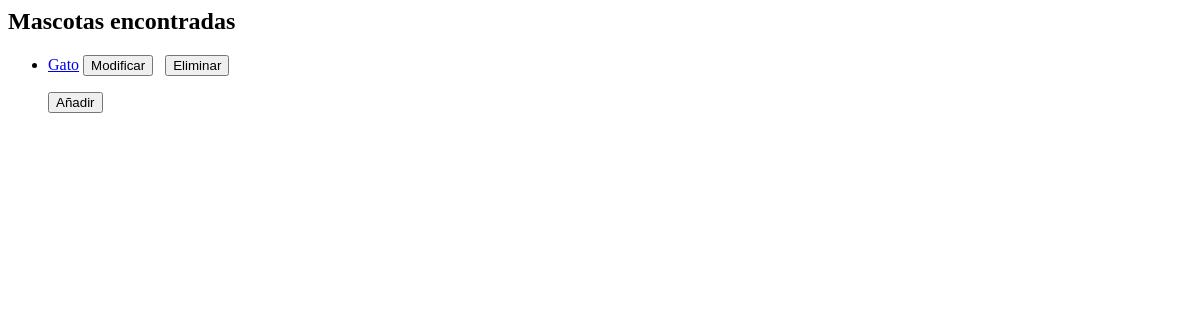
The app's page /encuentros/, older data.
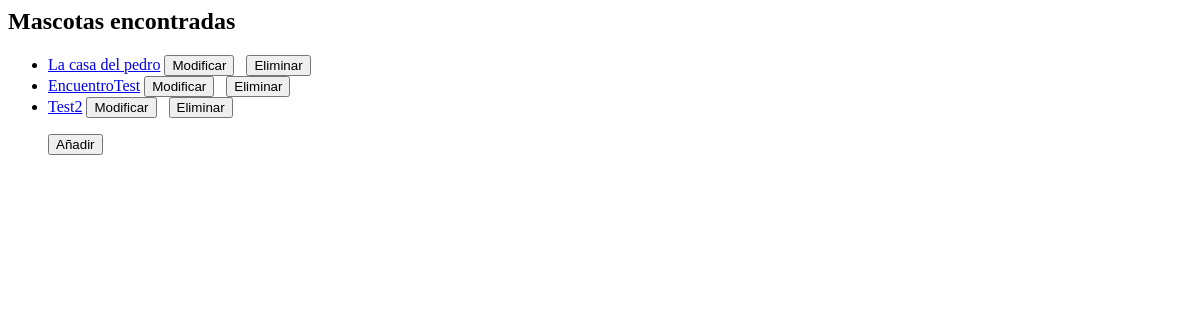
The same page, newer data.
### ILMP_app/models.py (models this page shows, shortened)
class Encuentros(models.Model):
    typeFind = models.CharField(max_length=200)
    infoFind = models.CharField(max_length=200)
    genderFind = models.CharField(max_length=1, choices=GENDER_CHOICES, blank=True)
    ubiFind = models.CharField(max_length=200, blank=True)

### ILMP_app/views.py (the view)
# urls.py: path('encuentros/', EncuentrosListView.as_view(), name ='encuentros-list'),
class EncuentrosListView(ListView):
    model = Encuentros

### ILMP_app/templates/ILMP_app/encuentros_list.html
{% block content %}
    <h2>Mascotas encontradas</h2>
    <ul>
        {% for encuentro in object_list %}
        <li><a href={% url 'encuentros-detail' encuentro.id %}>{{ encuentro.typeFind }}</a>
            <a href="{% url 'encuentros-update' encuentro.id %}"> <button>Modificar</button></a>&nbsp;&nbsp;
            <a href="{% url 'encuentros-delete' encuentro.id %}"> <button>Eliminar</button></a>
        </li>
        {% endfor %}
        <p><a href="{% url 'encuentros-add' %}"> <button>Añadir</button></a></p>
    </ul>
{% endblock %}

Row changes from the older to the newer data that the page shows:
removed Encuentros: typeFind "Gato"
added Encuentros: typeFind "La casa del pedro"
added Encuentros: typeFind "EncuentroTest"
added Encuentros: typeFind "Test2"
